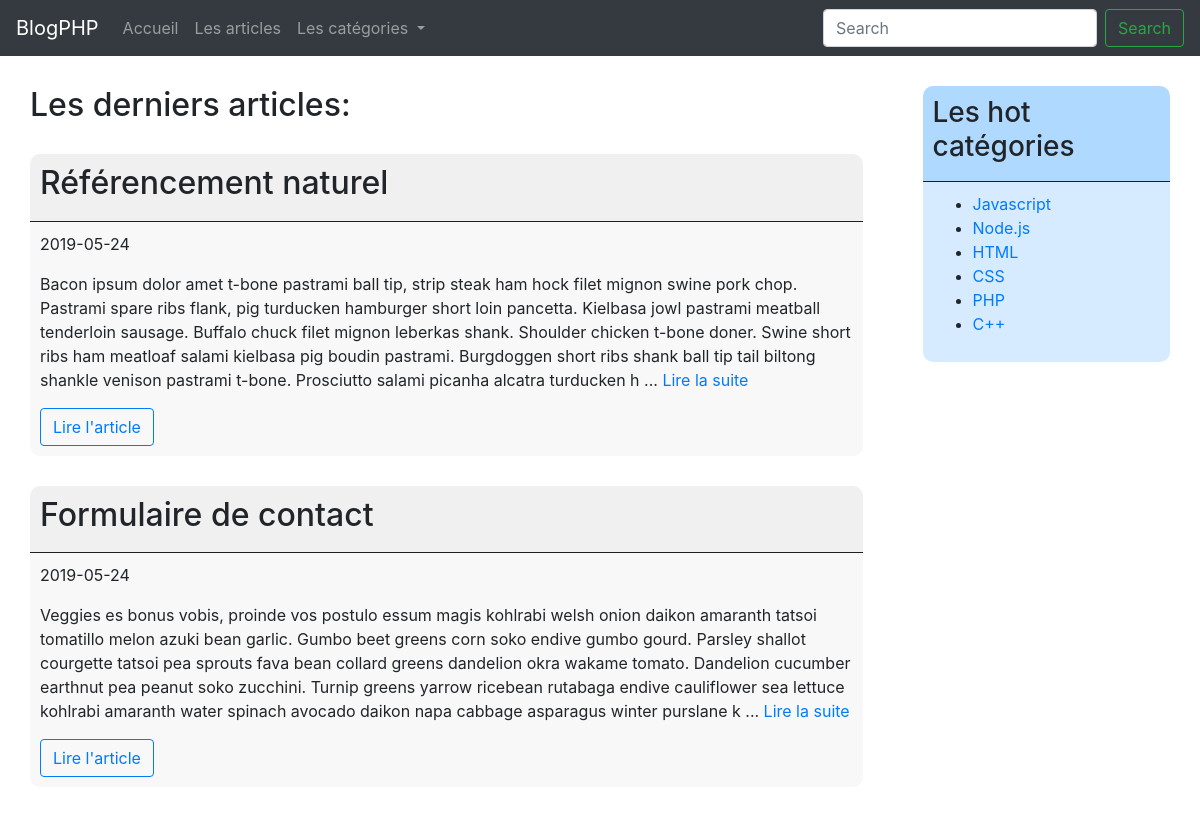
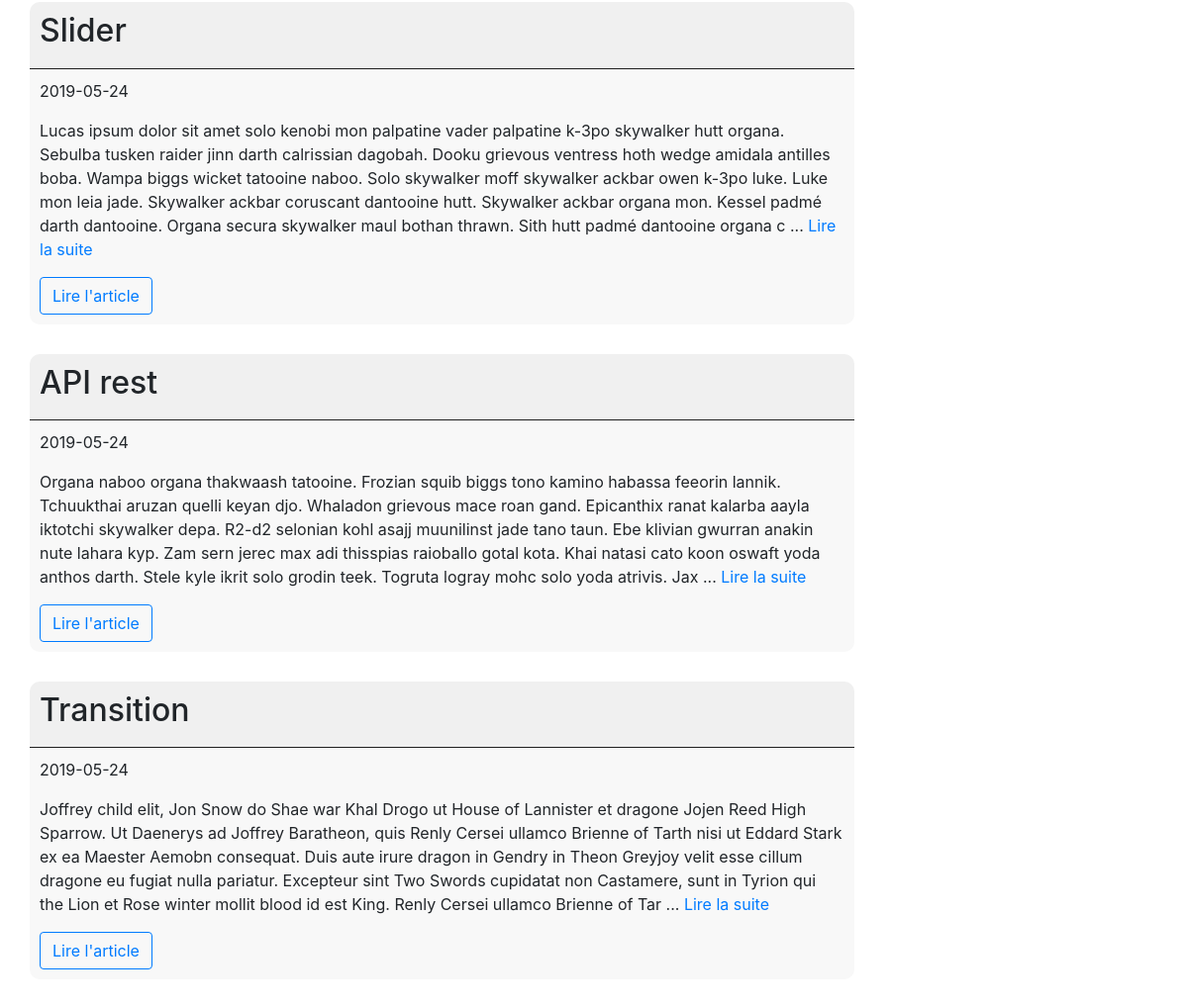
The page / on the database its author committed (2 pictures, top to bottom).
### tables this page shows
CREATE TABLE `Article` (
  `id_article` int(11) NOT NULL,
  `titre_article` varchar(255) NOT NULL,
  `texte_article` longtext NOT NULL,
  `urlImgArticle` varchar(255) DEFAULT NULL,
  `date_article` date NOT NULL,
  `id_categorie` int(11) NOT NULL
);

CREATE TABLE `Categorie` (
  `id_categorie` int(11) NOT NULL,
  `nom_categorie` tinytext NOT NULL
);

### functions.php (called while the page is built)
<?php
    function getHeader(){
        include("./header.php");
    }
    function getFooter(){
        include("./footer.php");
    }
?>

### db.php (called while the page is built, shortened)
<?php
    class Db{
        private static $_conn;
        private static function getPDO(){
            self::$_conn = new PDO('mysql:host=localhost;dbname=blogPHP;charset=utf8;port=3306','phpmyadmin','root',[]);
        }
        public static function getCategories(){
            $req = self::$_conn->prepare("SELECT * FROM `Categorie`");
            $req->execute();
            $categories = $req->fetchAll(PDO::FETCH_OBJ);
            return $categories;
        }
        public static function getLastArticles($num){
            $numero = $num;
            $req = self::$_conn->prepare("SELECT * FROM `Article` ORDER BY `date_article` DESC LIMIT 0, $numero;");
            $req->execute();
            $articles = $req->fetchAll(PDO::FETCH_OBJ);
            return $articles;
        }
    }

### index.php (the view)
<?php require "functions.php"; ?>
<?php require_once "db.php"; ?>
<?php getHeader(); ?>
        <main>
            <section class="articles">
                <h2>Les derniers articles:</h2>
                <?php
                    $articles = Db::getLastArticles(5);
                    foreach ($articles as $article) :
                ?>
                    <div class="article">
                        <header>
                            <h2><?= $article->titre_article ?></h2>
                        </header>
                        <div>
                            <p><span><?= $article->date_article ?></span></p>
                            <p><?= substr($article->texte_article, 0, 500) ?> ... <a href="./article.php?id=<?= $article->id_article ?>">Lire la suite</a></p>
                            <form>
                                <a href="./article.php?id=<?= $article->id_article ?>">
                                    <input type="button" class="btn btn-outline-primary my-2 my-sm-0" value="Lire l'article">
                                </a>
                            </form>
                        </div>
                    </div>
                <?php
                    endforeach;
                ?>
            </section>
            <section class="sidebar">
                <header>
                    <h3>Les hot catégories</h3>
                </header>
                <div>
                    <ul>
                        <?php
                            $categories = Db::getCategories();
                            foreach ($categories as $categorie) :
                        ?>
                            <li><a href="./articles.php?selectCategorie=<?= $categorie->id_categorie ?>"><?= $categorie->nom_categorie; ?></a></li>
                        <?php endforeach; ?>
                    </ul>
                </div>
            </section>
        </main>
<?php getFooter(); ?>

### header.php (shortened to what this page needs)
<!DOCTYPE html>
<html lang="fr">
    <head>
        <link rel="stylesheet" href="https://stackpath.bootstrapcdn.com/bootstrap/4.3.1/css/bootstrap.min.css">
        <link rel="stylesheet" href="./css/style.css">
        <link rel="stylesheet" href="./css/media.css">
    </head>
    <body>
        <?php include("./menu.php") ?>

### menu.php (shortened to what this page needs)
<header>
    <nav class="navbar navbar-expand-lg navbar-dark bg-dark">
        <a class="navbar-brand" href="./index.php">BlogPHP</a>
        <div class="collapse navbar-collapse" id="navbarSupportedContent">
            <ul class="navbar-nav mr-auto">
            <li class="nav-item">
                <a class="nav-link" href="./index.php">Accueil <span class="sr-only">(current)</span></a>
            </li>
            <li class="nav-item">
                <a class="nav-link" href="./articles.php">Les articles</a>
            </li>
            <li class="nav-item dropdown">
                <a class="nav-link dropdown-toggle" href="#" id="navbarDropdown" role="button" data-toggle="dropdown" aria-haspopup="true" aria-expanded="false">
                Les catégories
                </a>
            </li>
            </ul>
            <form class="form-inline my-2 my-lg-0" action="./search.php" method="POST">
            <input class="form-control mr-sm-2" name="search" type="search" placeholder="Search" aria-label="Search" required>
            <button class="btn btn-outline-success my-2 my-sm-0" type="submit">Search</button>
            </form>
        </div>
    </nav>
</header>

### footer.php (shortened to what this page needs)
    </body>
</html>

### css/style.css (style rules this page uses)
:root { --white: #ffffff; --darkgrey: #1f1f1f; --lightgrey: #f0f0f0; --superlightgrey: #f8f8f8; --lightblue: #b0d9ff; --superlightblue: #d6ebff; }
main { display: flex; flex-direction: row; }
.articles { width: 80%; padding: 30px; }
.article { width: 100%; margin-top: 30px; }
.article header { background-color: var(--lightgrey); }
.article div { background-color: var(--superlightgrey); }
.article header, .sidebar header { background-color: var(--lightgrey); border-radius: 10px 10px 0px 0px; border-bottom: 1px solid var(--darkgrey); padding: 10px; }
.article div, .sidebar div { border-radius: 0px 0px 10px 10px; padding: 10px; }
.sidebar { min-width: 20%; padding: 30px; }
.sidebar header { background-color: var(--lightblue); }
.sidebar div { background-color: var(--superlightblue); }

### rows shown on the page
article: titre_article "Référencement naturel", date_article "2019-05-24", texte_article "Bacon ipsum dolor amet t-bone pastrami ball tip, strip steak ham hock filet mignon swine pork chop. Pastrami spare ribs flank, pig turducken hamburger short loin pancetta. Kielbasa jowl pastrami meatball tenderloin sausage. Buffalo chuck filet mignon leberkas shank. Shoulder chicken t-bone doner. Swine short ribs ham meatloaf salami kielbasa pig boudin pastrami. Burgdoggen short ribs shank ball tip tail biltong shankle venison pastrami t-bone. Prosciutto salami picanha alcatra turducken h"
article: titre_article "Formulaire de contact", date_article "2019-05-24", texte_article "Veggies es bonus vobis, proinde vos postulo essum magis kohlrabi welsh onion daikon amaranth tatsoi tomatillo melon azuki bean garlic. Gumbo beet greens corn soko endive gumbo gourd. Parsley shallot courgette tatsoi pea sprouts fava bean collard greens dandelion okra wakame tomato. Dandelion cucumber earthnut pea peanut soko zucchini. Turnip greens yarrow ricebean rutabaga endive cauliflower sea lettuce kohlrabi amaranth water spinach avocado daikon napa cabbage asparagus winter purslane k"
article: titre_article "Slider", date_article "2019-05-24", texte_article "Lucas ipsum dolor sit amet solo kenobi mon palpatine vader palpatine k-3po skywalker hutt organa. Sebulba tusken raider jinn darth calrissian dagobah. Dooku grievous ventress hoth wedge amidala antilles boba. Wampa biggs wicket tatooine naboo. Solo skywalker moff skywalker ackbar owen k-3po luke. Luke mon leia jade. Skywalker ackbar coruscant dantooine hutt. Skywalker ackbar organa mon. Kessel padmé darth dantooine. Organa secura skywalker maul bothan thrawn. Sith hutt padmé dantooine organa c"
article: titre_article "API rest", date_article "2019-05-24", texte_article "Organa naboo organa thakwaash tatooine. Frozian squib biggs tono kamino habassa feeorin lannik. Tchuukthai aruzan quelli keyan djo. Whaladon grievous mace roan gand. Epicanthix ranat kalarba aayla iktotchi skywalker depa. R2-d2 selonian kohl asajj muunilinst jade tano taun. Ebe klivian gwurran anakin nute lahara kyp. Zam sern jerec max adi thisspias raioballo gotal kota. Khai natasi cato koon oswaft yoda anthos darth. Stele kyle ikrit solo grodin teek. Togruta logray mohc solo yoda atrivis. Jax"
article: titre_article "Transition", date_article "2019-05-24", texte_article "Joffrey child elit, Jon Snow do Shae war Khal Drogo ut House of Lannister et dragone Jojen Reed High Sparrow. Ut Daenerys ad Joffrey Baratheon, quis Renly Cersei ullamco Brienne of Tarth nisi ut Eddard Stark ex ea Maester Aemobn consequat. Duis aute irure dragon in Gendry in Theon Greyjoy velit esse cillum dragone eu fugiat nulla pariatur. Excepteur sint Two Swords cupidatat non Castamere, sunt in Tyrion qui the Lion et Rose winter mollit blood id est King. Renly Cersei ullamco Brienne of Tar"
categorie: nom_categorie "Javascript"
categorie: nom_categorie "Node.js"
categorie: nom_categorie "HTML"
categorie: nom_categorie "CSS"
categorie: nom_categorie "PHP"
categorie: nom_categorie "C++"
